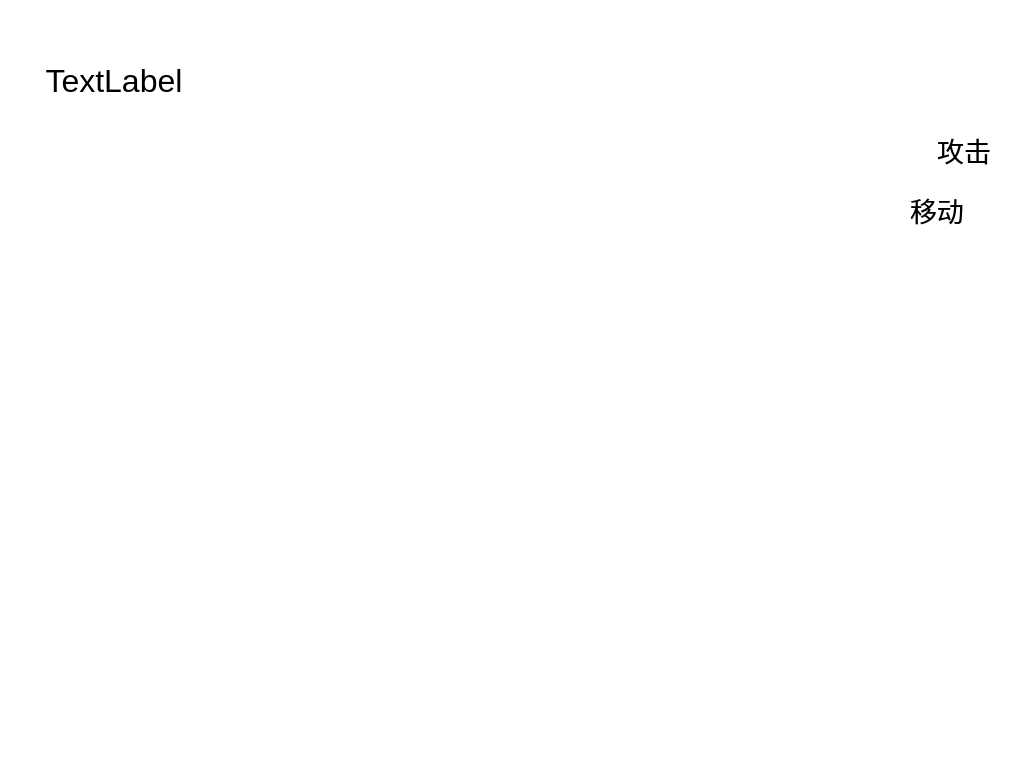
<?xml version="1.0" encoding="UTF-8"?>
<ui version="4.0">
 <class>HUD</class>
 <widget class="QWidget" name="HUD">
  <property name="geometry">
   <rect>
    <x>0</x>
    <y>0</y>
    <width>1024</width>
    <height>768</height>
   </rect>
  </property>
  <property name="sizePolicy">
   <sizepolicy hsizetype="Fixed" vsizetype="Fixed">
    <horstretch>0</horstretch>
    <verstretch>0</verstretch>
   </sizepolicy>
  </property>
  <property name="palette">
   <palette>
    <active>
     <colorrole role="Base">
      <brush brushstyle="SolidPattern">
       <color alpha="255">
        <red>255</red>
        <green>255</green>
        <blue>255</blue>
       </color>
      </brush>
     </colorrole>
     <colorrole role="Window">
      <brush brushstyle="SolidPattern">
       <color alpha="0">
        <red>240</red>
        <green>240</green>
        <blue>240</blue>
       </color>
      </brush>
     </colorrole>
    </active>
    <inactive>
     <colorrole role="Base">
      <brush brushstyle="SolidPattern">
       <color alpha="255">
        <red>255</red>
        <green>255</green>
        <blue>255</blue>
       </color>
      </brush>
     </colorrole>
     <colorrole role="Window">
      <brush brushstyle="SolidPattern">
       <color alpha="0">
        <red>240</red>
        <green>240</green>
        <blue>240</blue>
       </color>
      </brush>
     </colorrole>
    </inactive>
    <disabled>
     <colorrole role="Base">
      <brush brushstyle="SolidPattern">
       <color alpha="0">
        <red>240</red>
        <green>240</green>
        <blue>240</blue>
       </color>
      </brush>
     </colorrole>
     <colorrole role="Window">
      <brush brushstyle="SolidPattern">
       <color alpha="0">
        <red>240</red>
        <green>240</green>
        <blue>240</blue>
       </color>
      </brush>
     </colorrole>
    </disabled>
   </palette>
  </property>
  <property name="windowTitle">
   <string>Form</string>
  </property>
  <widget class="LightWoodPanel" name="infoBar" native="true">
   <property name="geometry">
    <rect>
     <x>-10</x>
     <y>50</y>
     <width>248</width>
     <height>61</height>
    </rect>
   </property>
   <property name="sizePolicy">
    <sizepolicy hsizetype="Fixed" vsizetype="Fixed">
     <horstretch>0</horstretch>
     <verstretch>0</verstretch>
    </sizepolicy>
   </property>
   <layout class="QHBoxLayout" name="horizontalLayout">
    <property name="spacing">
     <number>0</number>
    </property>
    <property name="leftMargin">
     <number>0</number>
    </property>
    <property name="topMargin">
     <number>0</number>
    </property>
    <property name="rightMargin">
     <number>0</number>
    </property>
    <property name="bottomMargin">
     <number>0</number>
    </property>
    <item>
     <widget class="QLabel" name="label">
      <property name="sizePolicy">
       <sizepolicy hsizetype="Expanding" vsizetype="Expanding">
        <horstretch>0</horstretch>
        <verstretch>0</verstretch>
       </sizepolicy>
      </property>
      <property name="font">
       <font>
        <family>Microsoft YaHei UI</family>
        <pointsize>24</pointsize>
       </font>
      </property>
      <property name="text">
       <string>TextLabel</string>
      </property>
      <property name="alignment">
       <set>Qt::AlignCenter</set>
      </property>
     </widget>
    </item>
   </layout>
  </widget>
  <widget class="QWidget" name="iconBar" native="true">
   <property name="geometry">
    <rect>
     <x>250</x>
     <y>50</y>
     <width>481</width>
     <height>61</height>
    </rect>
   </property>
   <property name="sizePolicy">
    <sizepolicy hsizetype="Minimum" vsizetype="Expanding">
     <horstretch>0</horstretch>
     <verstretch>0</verstretch>
    </sizepolicy>
   </property>
   <layout class="QHBoxLayout" name="horizontalLayout_2">
    <property name="spacing">
     <number>3</number>
    </property>
    <property name="leftMargin">
     <number>11</number>
    </property>
    <property name="topMargin">
     <number>0</number>
    </property>
    <property name="rightMargin">
     <number>11</number>
    </property>
    <property name="bottomMargin">
     <number>0</number>
    </property>
   </layout>
  </widget>
  <widget class="QWidget" name="widget" native="true">
   <property name="geometry">
    <rect>
     <x>910</x>
     <y>130</y>
     <width>81</width>
     <height>541</height>
    </rect>
   </property>
   <property name="sizePolicy">
    <sizepolicy hsizetype="Expanding" vsizetype="Preferred">
     <horstretch>0</horstretch>
     <verstretch>0</verstretch>
    </sizepolicy>
   </property>
   <property name="font">
    <font>
     <family>Microsoft YaHei UI</family>
     <pointsize>20</pointsize>
    </font>
   </property>
   <layout class="QVBoxLayout" name="verticalLayout">
    <property name="spacing">
     <number>20</number>
    </property>
    <property name="leftMargin">
     <number>0</number>
    </property>
    <property name="topMargin">
     <number>0</number>
    </property>
    <property name="rightMargin">
     <number>0</number>
    </property>
    <property name="bottomMargin">
     <number>0</number>
    </property>
    <item>
     <widget class="QLabel" name="label_2">
      <property name="sizePolicy">
       <sizepolicy hsizetype="Expanding" vsizetype="Preferred">
        <horstretch>0</horstretch>
        <verstretch>0</verstretch>
       </sizepolicy>
      </property>
      <property name="font">
       <font>
        <family>Microsoft YaHei UI</family>
        <pointsize>20</pointsize>
       </font>
      </property>
      <property name="text">
       <string>攻击</string>
      </property>
      <property name="alignment">
       <set>Qt::AlignRight|Qt::AlignTrailing|Qt::AlignVCenter</set>
      </property>
     </widget>
    </item>
    <item>
     <widget class="QLabel" name="label_3">
      <property name="text">
       <string>移动</string>
      </property>
     </widget>
    </item>
    <item>
     <spacer name="verticalSpacer">
      <property name="orientation">
       <enum>Qt::Vertical</enum>
      </property>
      <property name="sizeHint" stdset="0">
       <size>
        <width>20</width>
        <height>40</height>
       </size>
      </property>
     </spacer>
    </item>
   </layout>
  </widget>
 </widget>
 <customwidgets>
  <customwidget>
   <class>LightWoodPanel</class>
   <extends>QWidget</extends>
   <header>ui/LightWoodPanel.h</header>
   <container>1</container>
  </customwidget>
 </customwidgets>
 <resources/>
 <connections/>
</ui>
